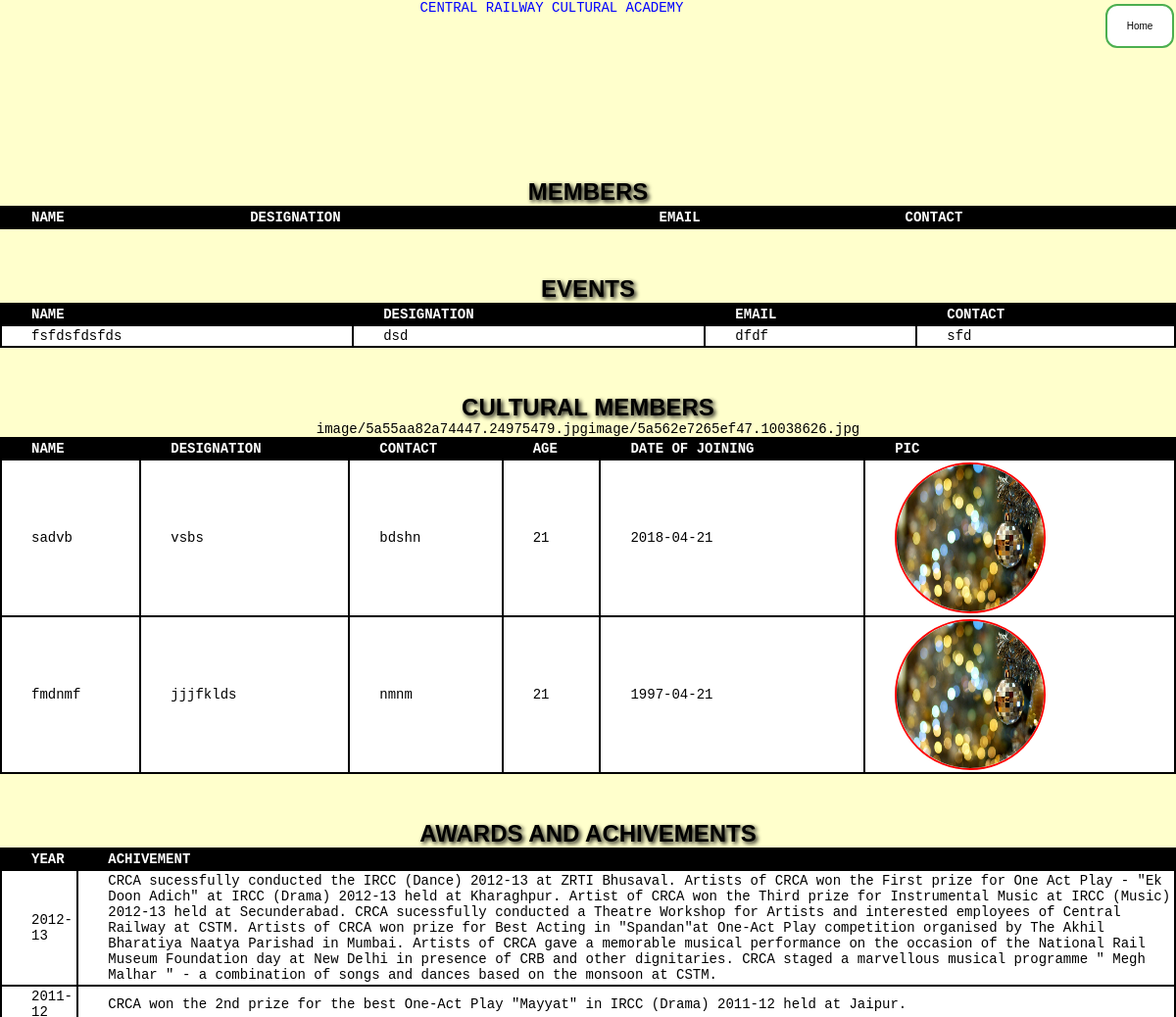
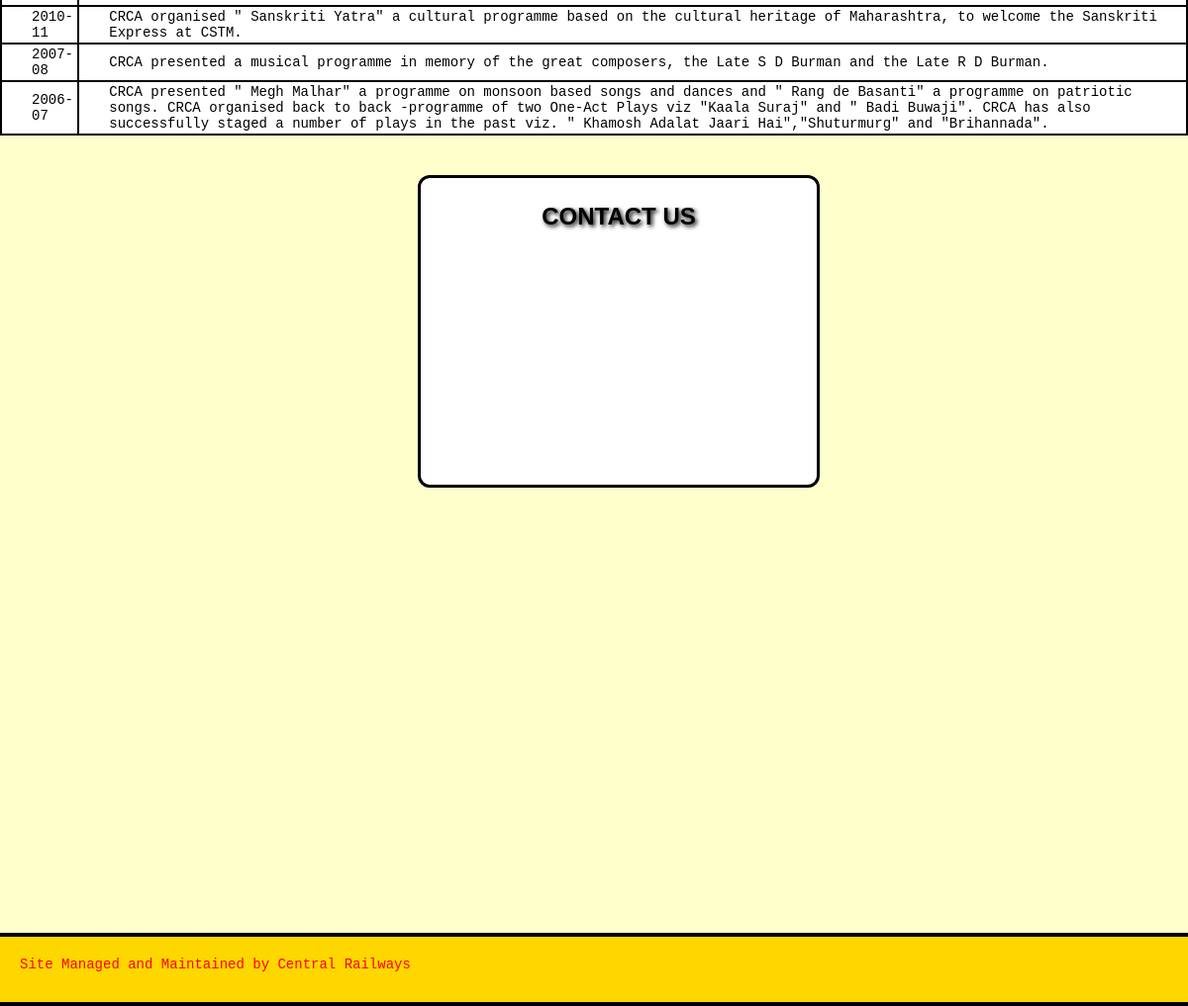
The page /login1.php on the database its author committed (2 pictures, top to bottom).
### tables this page shows
CREATE TABLE IF NOT EXISTS `events` (
  `id` int(255) NOT NULL AUTO_INCREMENT,
  `eventname` varchar(255) NOT NULL,
  `venue` varchar(255) NOT NULL,
  `date` varchar(256) NOT NULL,
  `time` varchar(255) NOT NULL,
  `role` varchar(255) NOT NULL,
  PRIMARY KEY (`id`)
);

CREATE TABLE IF NOT EXISTS `employee` (
  `id` int(255) NOT NULL AUTO_INCREMENT,
  `fname` varchar(255) NOT NULL,
  `designation` varchar(255) NOT NULL,
  `contact` varchar(255) NOT NULL,
  `image` longblob NOT NULL,
  `imagename` varchar(255) NOT NULL,
  `age` varchar(255) NOT NULL,
  `dob` varchar(255) NOT NULL,
  `post` varchar(255) NOT NULL,
  `role` varchar(255) NOT NULL,
  PRIMARY KEY (`id`)
);

CREATE TABLE IF NOT EXISTS `achievements` (
  `id` int(255) NOT NULL AUTO_INCREMENT,
  `year` varchar(255) NOT NULL,
  `achievements` varchar(2500) NOT NULL,
  `role` varchar(255) NOT NULL,
  PRIMARY KEY (`id`)
);

### login1.php (the view, shortened to what this page needs)
<?php
  $conn=mysqli_connect('localhost','root','','login');
$role=$_GET["role"];
?>
<html>
<head>
<link rel="stylesheet" href="style1.css" type="text/css">
</head>
<body>
<center><font color="blue" size="20px"><p style="font-size:50px;">CENTRAL RAILWAY CULTURAL ACADEMY</font><a href="Home.php"><button class="button button2" style="width:70px" "height:50px;">Home</button></a></p>
<div style="font-size:30px;text-align:right; padding-top:15px; font-family:sans-serif;
    color: black;
    text-shadow: 2px 2px 4px black;}">
	<br>
	<br>
	<br>
	<br>
</div>
<br>
<br>
<div >
<h1 style="font-size:24px;text-align:center; padding-top:15px; font-family:sans-serif;
    color: black;
    text-shadow: 2px 2px 4px black;}"> MEMBERS </h1>
<table>
<tr>
<th>NAME</th>
<th>DESIGNATION</th>
<th>EMAIL</th>
<th>CONTACT</th>
</tr>
</table>
</div>
<br>
<br>
<div >
<h1 style="font-size:24px;text-align:center; padding-top:15px; font-family:sans-serif;
    color: black;
    text-shadow: 2px 2px 4px black;}"> EVENTS </h1>
<table>
<tr>
<th>NAME</th>
<th>DESIGNATION</th>
<th>EMAIL</th>
<th>CONTACT</th>
</tr>
<tr>
<?php
$sql="SELECT * FROM events WHERE role='$role'";
$s1=mysqli_query($conn,$sql)
or die("ERROR:" .mysqli_error($conn));
while($row=mysqli_fetch_array($s1))
{
     if(!$row['eventname'] == null)
	 {
	echo "<tr>";
	echo "<td>".$row['eventname']."</td>";
	echo "<td>".$row['venue']."</td>";
	echo "<td>".$row['time']."</td>";
	echo "<td>".$row['date']."</td>";
	echo "</tr>";
}
}
?>
</tr>
</table>
</div>
<br>
<br>
<div >
<h1 style="font-size:24px;text-align:center; padding-top:15px; font-family:sans-serif;
    color: black;
    text-shadow: 2px 2px 4px black;}">CULTURAL MEMBERS </h1>
<table>
<tr>
<th>NAME</th>
<th>DESIGNATION</th>
<th>CONTACT</th>
<th>AGE</th>
<th>DATE OF JOINING</th>
<th>PIC</th>
</tr>
<tr>
<?php
$sql="SELECT * FROM employee WHERE role='$role'";
$s1=mysqli_query($conn,$sql)
or die("ERROR:" .mysqli_error($conn));
while($row=mysqli_fetch_array($s1))
{
     if(!$row['fname'] == null)
	 {
	echo "<tr>";
	echo "<td>".$row['fname']."</td>";
	echo "<td>".$row['designation']."</td>";;
	echo "<td>".$row['contact']."</td>";
	echo "<td>".$row['age']."</td>";
	echo "<td>".$row['post']."</td>";
	?>
	<td><img src=<?php echo $row['imagename'];?> height="150px"  width="150px" style="border-radius: 50%; border: 2px solid red;" alt="MY IMAGE"/></td>
		<?php
	echo "</tr>";
}
}
?>
</tr>
</table>
</div>
 <br>
 <br>
 <div >
<h1 style="font-size:24px;text-align:center; padding-top:15px; font-family:sans-serif;
    color: black;
    text-shadow: 2px 2px 4px black;}">AWARDS AND ACHIVEMENTS </h1>
	<table>
<tr>
<th>YEAR</th>
<th>ACHIVEMENT</th>
</tr>
<tr>
<?php
$sql="SELECT * FROM achievements WHERE role='$role'";
$s1=mysqli_query($conn,$sql)
or die("ERROR:" .mysqli_error($conn));
while($row=mysqli_fetch_array($s1))
{
     if(!$row['year'] == null)
	 {
	echo "<tr>";
	echo "<td>".$row['year']."</td>";
	echo "<td>".$row['achievements']."</td>";
	echo "</tr>";
}
}
?>
</tr>
</table>
</div>
<div style="height:300px;width:400px;background-color:white; margin-top:40px ;margin-left:50px; border-radius:12px;text-align:left;border:3px solid black; padding-top:10px; padding-left:-50px;">
<h1 style="font-size:24px;text-align:center; padding-top:15px; font-family:sans-serif;
    color: black;
    text-shadow: 2px 2px 4px black;}">CONTACT US </h1>
	<br>
</div>
<footer>
<div class="footer">
<div style="background-color:black; height:4px;margin-top:300px;text-align:center;">
</div>
<p style="padding:20px;">Site Managed and Maintained by Central Railways</p>
</div>
</body>
</html>

### style1.css (style rules this page uses)
body { background-attachment:fixed; margin:0; background:#ffffcc; }
.footer { height:70px; text-align:left; color:red; background-color:#ffd700; margin-top:450px; padding-top:-10px; }
.button { background-color: #4CAF50; border: none; color: white; padding: 10px 24px; text-align: center; text-decoration: none; display: inline-block; font-size: 20px; margin: 4px 2px; transition-duration: 0.4s; cursor: pointer; border: none; color: white; padding:15px; text-decoration: none; display: inline-block; font-size: 10px; margin: 4px 2px; cursor: pointer; float:right; text-align: center; }
.button2 { background-color: white; color: black; border: 2px solid #4CAF50; border-radius: 12px; }

### login1.php (style rules this page uses)
* { margin:0px; padding:0px; list-style:none; font-size:14px; text-decoration:none; }
body { background-color: #D2691E; font-family:monospace; height: 100%; margin: 0; padding: 0; }
footer { margin-top:450px; height:60px; width:100%; background-color:#F8F8FF; font-size:10px; }
table { width:100%; background-color:white; padding-left:30px; }
table, th, td { border: 2px solid black; border-collapse: collapse; }
th, td { padding: 2px; text-align: left; padding-left:30px; }
th { background-color: black; color: white; }
.button { display: inline-block; padding: 15px 25px; font-size: 24px; cursor: pointer; text-align: center; text-decoration: none; outline: none; color: #fff; background-color: #4CAF50; border: none; border-radius: 15px; }

### rows shown on the page
events: eventname "fsfdsfdsfds", venue "dsd", time "dfdf", date "sfd"
employee: fname "sadvb", designation "vsbs", contact "bdshn", age "21", post "2018-04-21", imagename (picture)
employee: fname "fmdnmf", designation "jjjfklds", contact "nmnm", age "21", post "1997-04-21", imagename (picture)
achievements: year "2012-13", achievements "CRCA sucessfully conducted the IRCC (Dance) 2012-13 at ZRTI Bhusaval. Artists of CRCA won the First prize for One Act Play - \"Ek Doon Adich\" at IRCC (Drama) 2012-13 held at Kharaghpur. Artist of CRCA won the Third prize for Instrumental Music at IRCC (Music) 2012-13 held at Secunderabad. CRCA sucessfully conducted a Theatre Workshop for Artists and interested employees of Central Railway at CSTM. Artists of CRCA won prize for Best Acting in \"Spandan\"at One-Act Play competition organised by The Akhil Bharatiya Naatya Parishad in Mumbai. Artists of CRCA gave a memorable musical performance on the occasion of the National Rail Museum Foundation day at New Delhi in presence of CRB and other…"
achievements: year "2011-12", achievements "CRCA won the 2nd prize for the best One-Act Play \"Mayyat\" in IRCC (Drama) 2011-12 held at Jaipur."
achievements: year "2010-11", achievements "CRCA organised \" Sanskriti Yatra\" a cultural programme based on the cultural heritage of Maharashtra, to welcome the Sanskriti Express at CSTM."
achievements: year "2007-08", achievements "CRCA presented a musical programme in memory of the great composers, the Late S D Burman and the Late R D Burman."
achievements: year "2006-07", achievements "CRCA presented \" Megh Malhar\" a programme on monsoon based songs and dances and \" Rang de Basanti\" a programme on patriotic songs. CRCA organised back to back -programme of two One-Act Plays viz \"Kaala Suraj\" and \" Badi Buwaji\". CRCA has also successfully staged a number of plays in the past viz. \" Khamosh Adalat Jaari Hai\",\"Shuturmurg\" and \"Brihannada\"."
